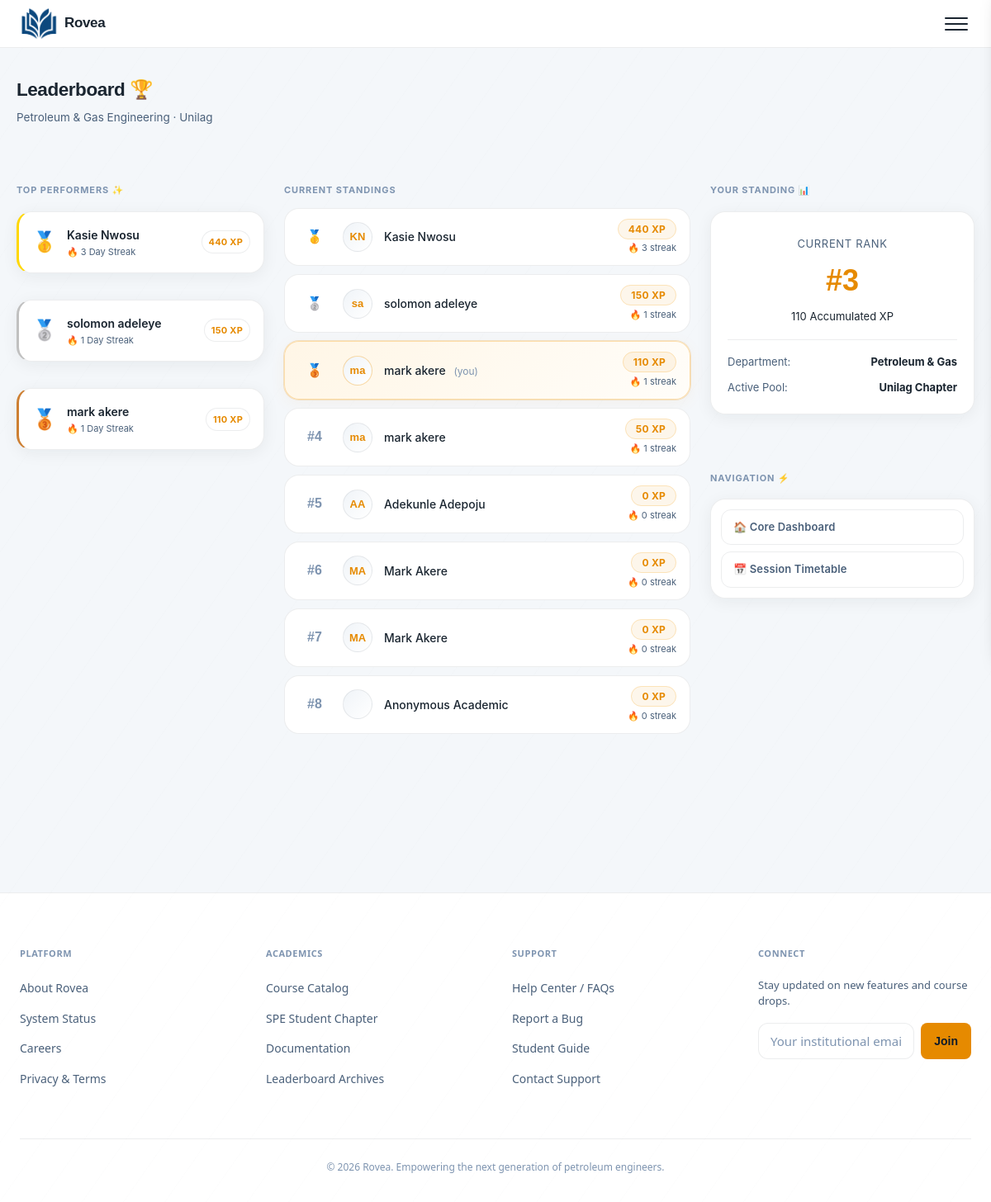
Screenshot of /leaderboard/ (signed in) with the database file from the repository.
### core/models.py (models this page shows, shortened)
class StudentProfile(models.Model):
    user = models.OneToOneField(User, on_delete=models.CASCADE, related_name="profile")
    matric_number = models.CharField(max_length=20, blank=True)
    school = models.CharField(max_length=50, choices=SCHOOL_CHOICES, default="unilag")
    department = models.CharField(max_length=50, choices=DEPARTMENT_CHOICES, default="petroleum")
    level = models.CharField(max_length=3, choices=LEVEL_CHOICES)
    semester = models.CharField(max_length=1, choices=SEMESTER_CHOICES)
    is_staff_member = models.BooleanField(default=False)
    elective_courses = models.ManyToManyField(
        'CourseDefinition',
        blank=True,
        related_name="enrolled_students",
        limit_choices_to={"is_elective": True}
    )
    xp = models.IntegerField(default=0)
    streak = models.IntegerField(default=0)
    last_session_date = models.DateField(null=True, blank=True)
    created_at = models.DateTimeField(auto_now_add=True)

### core/views.py (the view)
# urls.py: path("leaderboard/", views.leaderboard_view, name="leaderboard"),
@login_required
def leaderboard_view(request):
    top_students = StudentProfile.objects.select_related("user").order_by("-xp")[:20]
    return render(request, "core/leaderboard.html", {"top_students": top_students})

### templates/core/leaderboard.html (shortened to what this page needs)
{% extends "core/base.html" %}
{% block content %}
<div class="page-container" style="max-width: 1400px; margin: 0 auto;">
  <div class="greeting-section" style="margin-bottom: 2rem; animation: fadeInUp 0.4s cubic-bezier(0.16, 1, 0.3, 1) both;">
    <h2 style="margin-bottom:4px; font-family: 'Space Grotesk', sans-serif; font-weight: 700; letter-spacing: -0.02em;">Leaderboard 🏆</h2>
    <p class="greeting-sub">Petroleum & Gas Engineering · Unilag</p>
  </div>
  <div style="display: grid; grid-template-columns: 300px 1fr 320px; gap: 24px; align-items: start;" class="leaderboard-grid">
    <div class="lb-side-col" style="display: flex; flex-direction: column; gap: 16px; animation: fadeInUp 0.4s cubic-bezier(0.16, 1, 0.3, 1) both; animation-delay: 0.05s;">
      <p class="section-label" style="margin-bottom: 0;">Top Performers ✨</p>
      {% for student in top_students|slice:":3" %}
        <div class="side-widget-card" style="display: flex; align-items: center; gap: 12px; padding: 1rem; position: relative; overflow: hidden; border-left: 3px solid {% if forloop.counter == 1 %}#ffd700{% elif forloop.counter == 2 %}#c0c0c0{% else %}#cd7f32{% endif %};">
          <div style="font-size: 24px; line-height: 1;">
            {% if forloop.counter == 1 %}🥇{% elif forloop.counter == 2 %}🥈{% else %}🥉{% endif %}
          </div>
          <div style="flex: 1; min-width: 0;">
            <div style="font-weight: 600; font-size: 14px; color: var(--text); white-space: nowrap; overflow: hidden; text-overflow: ellipsis;">
              {{ student.user.get_full_name }}
            </div>
            <div style="font-size: 11px; color: var(--text-secondary);">🔥 {{ student.streak }} Day Streak</div>
          </div>
          <span class="xp-badge" style="background: rgba(255,255,255,0.03); border: 1px solid var(--border); font-size: 11px; padding: 4px 8px;">{{ student.xp }} XP</span>
        </div>
      {% endfor %}
    </div>
    <div class="lb-main-col" style="animation: fadeInUp 0.4s cubic-bezier(0.16, 1, 0.3, 1) both; animation-delay: 0.1s;">
      <p class="section-label">Current Standings</p>
      <div class="lb-list" style="display: flex; flex-direction: column; gap: 10px;">
        {% for student in top_students %}
        <div class="lb-row {% if student.user == user %}lb-me{% endif %}"
             style="transition: transform 0.2s cubic-bezier(0.4, 0, 0.2, 1), border-color 0.2s, box-shadow 0.2s; margin-bottom: 0;"
             onmouseenter="this.style.transform='translateY(-2px)'; this.style.borderColor='var(--border-accent)';"
             onmouseleave="this.style.transform='translateY(0)'; this.style.borderColor='var(--border)';">
          <div class="lb-rank" style="font-weight: 600; width: 40px;">
            {% if forloop.counter == 1 %}🥇
            {% elif forloop.counter == 2 %}🥈
            {% elif forloop.counter == 3 %}🥉
            {% else %}#{{ forloop.counter }}
            {% endif %}
          </div>
          <div class="lb-avatar" style="font-family: 'Space Grotesk', sans-serif; font-weight: 600;">
            {{ student.user.first_name.0 }}{{ student.user.last_name.0 }}
          </div>
          <div class="lb-name" style="font-weight: 500;">
  {% if student.user.get_full_name %}
    {{ student.user.get_full_name }}
  {% else %}
    Anonymous Academic
  {% endif %}
  {% if student.user == user %}<span class="you-tag" style="margin-left: 6px;">(you)</span>{% endif %}
</div>
          <div style="text-align:right">
            <span class="xp-badge">{{ student.xp }} XP</span>
            <div style="font-size:11px;color:var(--text-secondary);margin-top:2px">🔥 {{ student.streak }} streak</div>
          </div>
        </div>
        {% empty %}
        <div class="side-widget-card" style="text-align: center; padding: 3rem; color: var(--text-secondary);">
          <p style="margin-bottom: 0;">No students active this semester yet. Complete a learning track session to claim the top spot! 🚀</p>
        </div>
        {% endfor %}
      </div>
    </div>
    <div class="lb-side-col" style="display: flex; flex-direction: column; gap: 16px; animation: fadeInUp 0.4s cubic-bezier(0.16, 1, 0.3, 1) both; animation-delay: 0.15s;">
      <p class="section-label" style="margin-bottom: 0;">Your Standing 📊</p>
      <div class="side-widget-card" style="padding: 1.25rem;">
        {% for student in top_students %}
          {% if student.user == user %}
            <div style="text-align: center; padding: 0.5rem 0 1rem 0; border-bottom: 1px solid var(--border); margin-bottom: 1rem;">
              <div style="font-size: 13px; color: var(--text-secondary); text-transform: uppercase; letter-spacing: 0.05em;">Current Rank</div>
              <div style="font-family: 'Space Grotesk', sans-serif; font-size: 36px; font-weight: 700; color: var(--amber); margin: 4px 0;">
                #{{ forloop.counter }}
              </div>
              <div style="font-size: 13px; color: var(--text);">{{ student.xp }} Accumulated XP</div>
            </div>
          {% endif %}
        {% endfor %}
        <div style="font-size: 13px; display: flex; flex-direction: column; gap: 10px;">
          <div style="display: flex; justify-content: space-between; color: var(--text-secondary);">
            <span>Department:</span>
            <strong style="color: var(--text);">Petroleum & Gas</strong>
          </div>
          <div style="display: flex; justify-content: space-between; color: var(--text-secondary);">
            <span>Active Pool:</span>
            <strong style="color: var(--text);">Unilag Chapter</strong>
          </div>
        </div>
      </div>
      <p class="section-label" style="margin-bottom: 0;">Navigation ⚡</p>
      <div class="side-widget-card" style="display: flex; flex-direction: column; gap: 8px; padding: 12px;">
        <a href="{% url 'dashboard' %}" class="btn btn-white-outline btn-full" style="justify-content: flex-start; font-size: 13px; padding: 10px 14px;">🏠 Core Dashboard</a>
        <a href="{% url 'timetable' %}" class="btn btn-white-outline btn-full" style="justify-content: flex-start; font-size: 13px; padding: 10px 14px;">📅 Session Timetable</a>
      </div>
    </div>
  </div>
</div>
{% endblock %}

### rows the page displays
StudentProfile: user.get_full_name "Kasie Nwosu", streak "3", xp "440", user.first_name.0 "K", user.last_name.0 "N"
StudentProfile: user.get_full_name "solomon adeleye", streak "1", xp "150", user.first_name.0 "s", user.last_name.0 "a"
StudentProfile: user.get_full_name "mark akere", streak "1", xp "110", user.first_name.0 "m", user.last_name.0 "a", shows "(you)"
StudentProfile: user.first_name.0 "m", user.last_name.0 "a", user.get_full_name "mark akere", xp "50", streak "1"
StudentProfile: user.first_name.0 "A", user.last_name.0 "A", user.get_full_name "Adekunle Adepoju", xp "0", streak "0"
StudentProfile: user.first_name.0 "M", user.last_name.0 "A", user.get_full_name "Mark Akere", xp "0", streak "0"
StudentProfile: user.first_name.0 "M", user.last_name.0 "A", user.get_full_name "Mark Akere", xp "0", streak "0"
StudentProfile: shows "Anonymous Academic", xp "0", streak "0"
